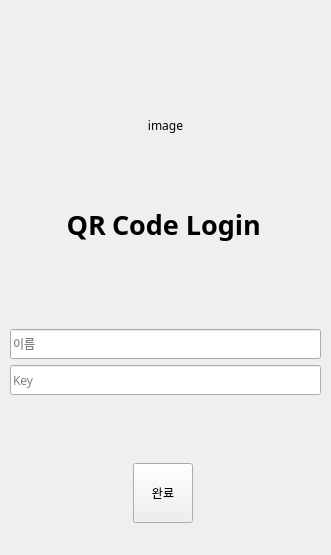
<?xml version="1.0" encoding="UTF-8"?>
<ui version="4.0">
 <class>Form</class>
 <widget class="QWidget" name="Form">
  <property name="geometry">
   <rect>
    <x>0</x>
    <y>0</y>
    <width>331</width>
    <height>555</height>
   </rect>
  </property>
  <property name="font">
   <font>
    <family>함초롬돋움</family>
   </font>
  </property>
  <property name="contextMenuPolicy">
   <enum>Qt::DefaultContextMenu</enum>
  </property>
  <property name="windowTitle">
   <string>MSU-A</string>
  </property>
  <widget class="QWidget" name="verticalLayoutWidget">
   <property name="geometry">
    <rect>
     <x>10</x>
     <y>0</y>
     <width>311</width>
     <height>3580</height>
    </rect>
   </property>
   <layout class="QVBoxLayout" name="verticalLayout">
    <property name="sizeConstraint">
     <enum>QLayout::SetDefaultConstraint</enum>
    </property>
    <item>
     <spacer name="verticalSpacer">
      <property name="orientation">
       <enum>Qt::Vertical</enum>
      </property>
      <property name="sizeType">
       <enum>QSizePolicy::Fixed</enum>
      </property>
      <property name="sizeHint" stdset="0">
       <size>
        <width>20</width>
        <height>50</height>
       </size>
      </property>
     </spacer>
    </item>
    <item>
     <widget class="QLabel" name="label_logo">
      <property name="enabled">
       <bool>true</bool>
      </property>
      <property name="sizePolicy">
       <sizepolicy hsizetype="Preferred" vsizetype="Preferred">
        <horstretch>0</horstretch>
        <verstretch>0</verstretch>
       </sizepolicy>
      </property>
      <property name="minimumSize">
       <size>
        <width>150</width>
        <height>150</height>
       </size>
      </property>
      <property name="text">
       <string>image</string>
      </property>
      <property name="alignment">
       <set>Qt::AlignCenter</set>
      </property>
     </widget>
    </item>
    <item>
     <layout class="QHBoxLayout" name="horizontalLayout">
      <item>
       <widget class="QLabel" name="label_QR">
        <property name="font">
         <font>
          <pointsize>20</pointsize>
          <weight>75</weight>
          <bold>true</bold>
         </font>
        </property>
        <property name="text">
         <string>QR</string>
        </property>
        <property name="alignment">
         <set>Qt::AlignRight|Qt::AlignTrailing|Qt::AlignVCenter</set>
        </property>
       </widget>
      </item>
      <item>
       <widget class="QLabel" name="label_CodeLogin">
        <property name="font">
         <font>
          <pointsize>20</pointsize>
          <weight>75</weight>
          <bold>true</bold>
         </font>
        </property>
        <property name="text">
         <string>Code Login</string>
        </property>
       </widget>
      </item>
      <item>
       <spacer name="horizontalSpacer">
        <property name="orientation">
         <enum>Qt::Horizontal</enum>
        </property>
        <property name="sizeType">
         <enum>QSizePolicy::Fixed</enum>
        </property>
        <property name="sizeHint" stdset="0">
         <size>
          <width>60</width>
          <height>20</height>
         </size>
        </property>
       </spacer>
      </item>
     </layout>
    </item>
    <item>
     <spacer name="verticalSpacer_4">
      <property name="orientation">
       <enum>Qt::Vertical</enum>
      </property>
      <property name="sizeType">
       <enum>QSizePolicy::Fixed</enum>
      </property>
      <property name="sizeHint" stdset="0">
       <size>
        <width>20</width>
        <height>80</height>
       </size>
      </property>
     </spacer>
    </item>
    <item>
     <widget class="QLineEdit" name="lineEdit_name">
      <property name="minimumSize">
       <size>
        <width>0</width>
        <height>30</height>
       </size>
      </property>
      <property name="maximumSize">
       <size>
        <width>16777215</width>
        <height>16777215</height>
       </size>
      </property>
      <property name="placeholderText">
       <string>이름</string>
      </property>
     </widget>
    </item>
    <item>
     <widget class="QLineEdit" name="lineEdit_key">
      <property name="minimumSize">
       <size>
        <width>0</width>
        <height>30</height>
       </size>
      </property>
      <property name="echoMode">
       <enum>QLineEdit::Password</enum>
      </property>
      <property name="placeholderText">
       <string>Key</string>
      </property>
     </widget>
    </item>
    <item>
     <widget class="QLabel" name="label_notice">
      <property name="text">
       <string/>
      </property>
     </widget>
    </item>
    <item>
     <spacer name="verticalSpacer_3">
      <property name="orientation">
       <enum>Qt::Vertical</enum>
      </property>
      <property name="sizeType">
       <enum>QSizePolicy::Fixed</enum>
      </property>
      <property name="sizeHint" stdset="0">
       <size>
        <width>20</width>
        <height>40</height>
       </size>
      </property>
     </spacer>
    </item>
    <item>
     <layout class="QVBoxLayout" name="verticalLayout_2">
      <property name="spacing">
       <number>5</number>
      </property>
      <property name="sizeConstraint">
       <enum>QLayout::SetDefaultConstraint</enum>
      </property>
      <property name="leftMargin">
       <number>0</number>
      </property>
      <property name="rightMargin">
       <number>128</number>
      </property>
      <item>
       <widget class="QPushButton" name="pushButton_qr">
        <property name="sizePolicy">
         <sizepolicy hsizetype="Fixed" vsizetype="Fixed">
          <horstretch>0</horstretch>
          <verstretch>0</verstretch>
         </sizepolicy>
        </property>
        <property name="minimumSize">
         <size>
          <width>60</width>
          <height>60</height>
         </size>
        </property>
        <property name="maximumSize">
         <size>
          <width>60</width>
          <height>60</height>
         </size>
        </property>
        <property name="layoutDirection">
         <enum>Qt::RightToLeft</enum>
        </property>
        <property name="text">
         <string>완료</string>
        </property>
        <property name="autoDefault">
         <bool>false</bool>
        </property>
        <property name="default">
         <bool>false</bool>
        </property>
        <property name="flat">
         <bool>false</bool>
        </property>
       </widget>
      </item>
     </layout>
    </item>
    <item>
     <spacer name="verticalSpacer_2">
      <property name="orientation">
       <enum>Qt::Vertical</enum>
      </property>
      <property name="sizeHint" stdset="0">
       <size>
        <width>20</width>
        <height>40</height>
       </size>
      </property>
     </spacer>
    </item>
   </layout>
  </widget>
  <widget class="QLabel" name="label_background">
   <property name="geometry">
    <rect>
     <x>0</x>
     <y>0</y>
     <width>341</width>
     <height>561</height>
    </rect>
   </property>
   <property name="text">
    <string/>
   </property>
  </widget>
  <zorder>label_background</zorder>
  <zorder>verticalLayoutWidget</zorder>
 </widget>
 <resources/>
 <connections/>
</ui>
